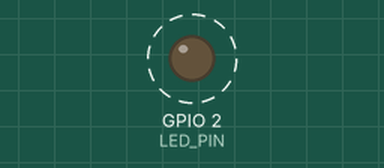
The sketch below on a simulated ESP32. Shown: output pins drawn as LEDs (lit = HIGH). Dashed ring = blinking. WiFi joins after 1.5 s; servers stay silent unless stated; the local clock reads 2024-03-15 10:24:30 at power-on unless the sketch sets it; what the sketch prints to the serial monitor is not drawn.

Above: at 2.0 s.
Timing chart, 0 to 6.1 s (numbered marks = the images above):
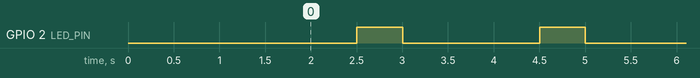

Measured:
- by itself, GPIO 2 (LED_PIN): alternates HIGH for 0.50 s and LOW for 1.5 s

The sketch:

vypis_casu.ino
```cpp
#include <WiFi.h>
#include <time.h>

const char* ssid       = "wifi_net-cool";
const char* password   = "povina401" ;

// NTP server
const char* ntpServer = "pool.ntp.org";

// GMT +1 (Slovensko) = 3600 sekúnd
const long  gmtOffset_sec = 3600;

// Letný čas = +1 hodina
const int   daylightOffset_sec = 3600;

#define LED_PIN 2

void setup() {
  Serial.begin(9600);
  pinMode(LED_PIN, OUTPUT);


  // Pripojenie na WiFi
  WiFi.begin(ssid, password);
  Serial.print("Pripájam sa na WiFi");
  while (WiFi.status() != WL_CONNECTED) {
    delay(500);
    Serial.print(".");
  }
  Serial.println("\nWiFi pripojené.");

  // NTP konfigurácia
  configTime(gmtOffset_sec, daylightOffset_sec, ntpServer);

  // Skúsime načítať čas
  struct tm timeinfo;
  if (!getLocalTime(&timeinfo)) {
    Serial.println("Nepodarilo sa načítať čas z NTP");
    return;
  }

  Serial.println("Aktuálny čas:");
  Serial.println(&timeinfo, "%d.%m.%Y %H:%M:%S");
}

void loop() {
  // Každú sekundu vypíš aktuálny čas
  delay(1000);
  struct tm timeinfo;
  if (getLocalTime(&timeinfo)) {
    Serial.println("Aktuálny čas:");
    Serial.println(&timeinfo, "%H:%M:%S");
  }

  digitalWrite(LED_PIN, HIGH);
  delay(500);
  digitalWrite(LED_PIN, LOW);
  delay(500);


}
```
